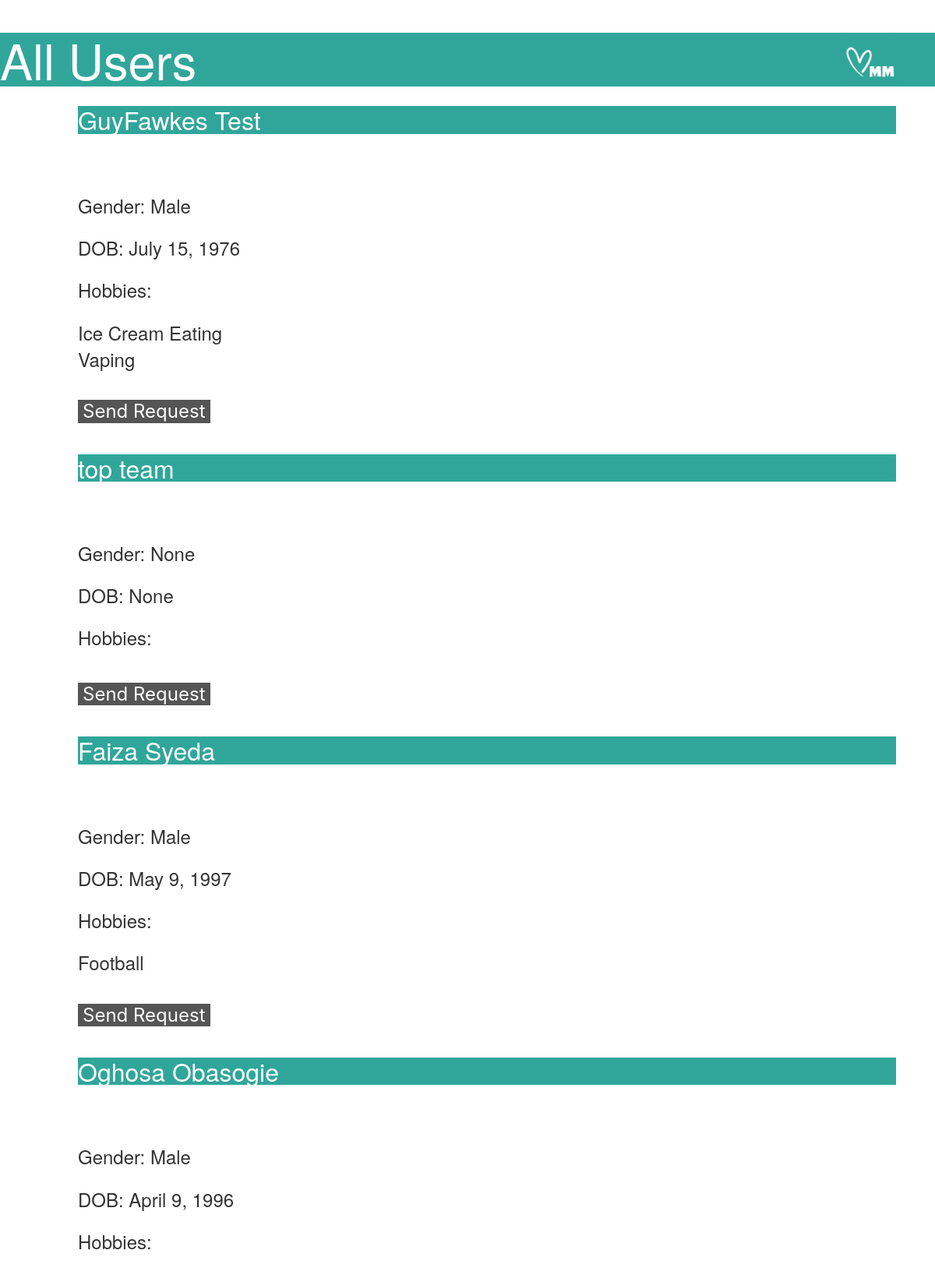
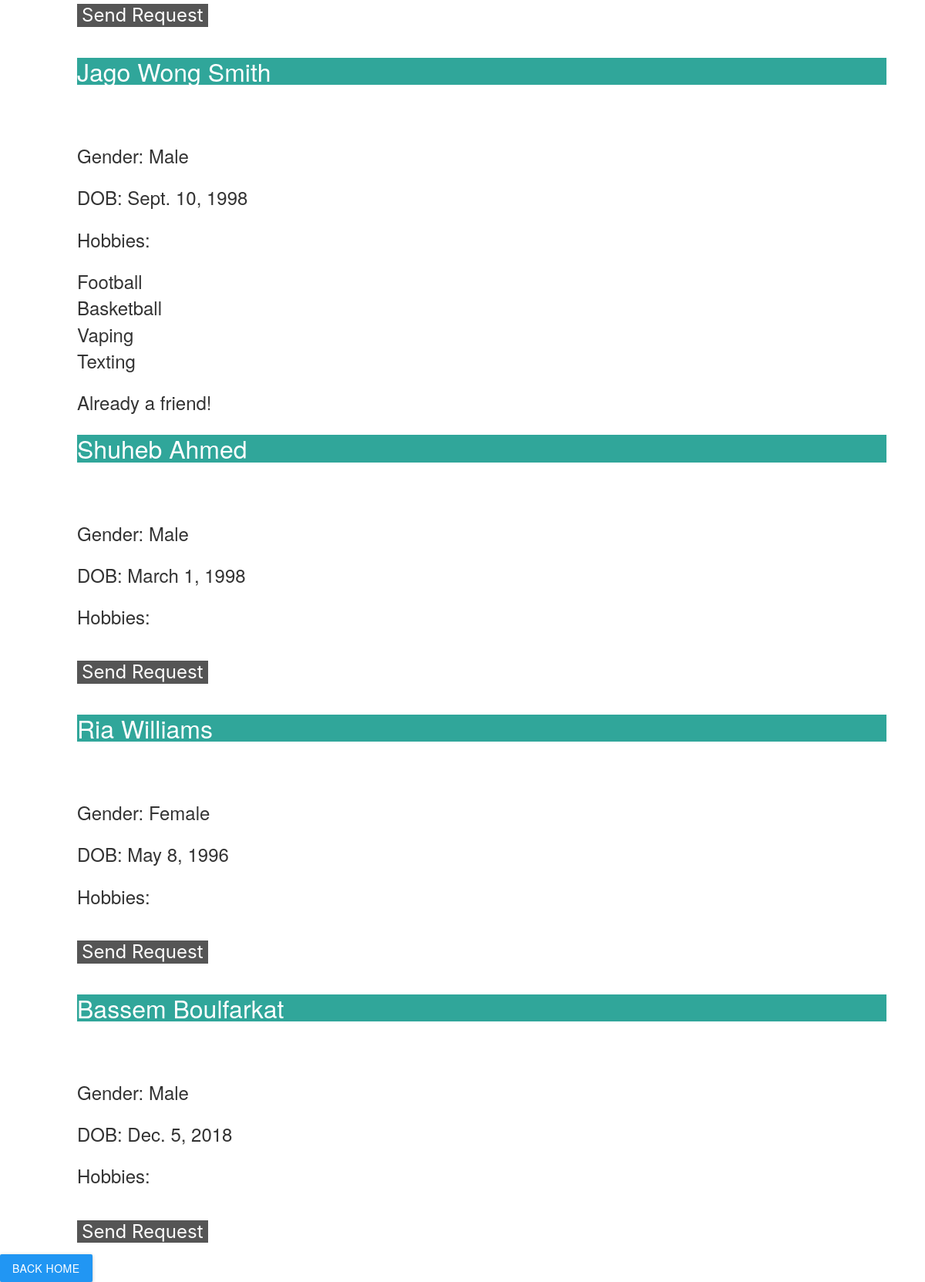
Page /all-users (signed in) on the committed database (2 pictures, top to bottom).
### mainapp/models.py (models this page shows, shortened)
class User(AbstractBaseUser, PermissionsMixin):
    GENDERS = (
        ("Male", "Male"),
        ("Female", "Female"),
        ("Other", "Other")
    )
    username = models.CharField('username', unique=True, max_length=30)
    first_name = models.CharField('first name', max_length=30, blank=True)
    last_name = models.CharField('last name', max_length=30, blank=True)
    email = models.EmailField('email address', unique=True, blank=True)
    is_active = models.BooleanField('active', default=True)
    is_staff = models.BooleanField('staff', default=False)
    dp = models.ImageField(upload_to='display_pictures/', null=True, blank=True)
    dob = models.DateField('Date of Birth', blank=True, null=True)
    gender = models.CharField('Gender', max_length=30, choices=GENDERS, null=True)
    hobbies = models.ManyToManyField(Hobby, blank=True, related_name="users")
    friends = models.ManyToManyField("self")
    objects = UserManager()
    USERNAME_FIELD = 'username'  # Necessary for IDing necessary Field
    REQUIRED_FIELDS = ['first_name', 'last_name']  # List of field names that will be prompted when creating superuser.
    class Meta:
        verbose_name = 'user'
        verbose_name_plural = 'users'
    def get_full_name(self):
        full_name = '%s %s' % (self.first_name, self.last_name)
        return full_name.strip()

class Hobby(models.Model):
    TYPES = (
        ("Indoor", "Indoor"),
        ("Outdoor", "Outdoor"),
        ("Collection", "Collection"),
        ("Competitive", "Competitive"),
    )
    name = models.CharField('Hobby Name', max_length=255, blank=False, unique=True)
    type = models.CharField('Hobby Type', max_length=30, blank=False, choices=TYPES)

### mainapp/views.py (the view)
# urls.py: path('all-users', main_v.see_all, name='see-all'),
@login_required(login_url='login')
def see_all(request):
    user: User = request.user  # using type-hinting to force PyCharm to give template variable hints.
    return render(request, 'mainapp/all_user_view.html',
                  context={'user': user, 'users': User.objects.all(), 'title': "All users"})

### templates/mainapp/all_user_view.html (shortened to what this page needs)
{% extends 'base.html' %}
{% load static %}
{% block css_section %}
    <link rel="stylesheet" href="static/css/allusers.css">
{% endblock %}
{% block main_content_section %}
    <h1>  <img src = static/images/logo.png alt="logo1" style="float:right;height:69px;width:130px;"> All Users </h1>
    <div id="all_users">
        {% for u in users %}
            {% if u.username != user.username %}
                <div>
                    <h2>{{ u.get_full_name }}</h2>
                    <p>Gender: {{ u.gender }}</p>
                    <p>DOB: {{ u.dob }}</p>
                    <p>Hobbies: </p>
                    <ul>
                        {% for hobby in u.hobbies.all %}
                            <li>{{ hobby.name }}</li>
                        {% endfor %}
                    </ul>
                {% if u not in user.friends.all %}
                    <button type="button" id="Send_req_{{ u.id }}" onclick="send_request({{ u.id }})">Send Request</button>
                    {% else %}
                    <p>Already a friend!</p>
                {% endif %}
                </div>
            {% endif %}
        {% endfor %}
        <a class="btn waves-effect waves-light blue edit-btn" type="button" id="home" href="{% url 'home' %}">Back Home</a>
    </div>
{% endblock %}

### static/css/allusers.css (style rules this page uses)
h1 { background-color:#30a69a; color: #FFFFFF; }
h2 { background-color: #30a69a; color: #FFFFFF; border: 1px #30a69a; margin: 25px 50px 75px 100px; font-size: xx-large; }
p { font-size: x-large; border: 1px; margin: 20px 50px 15px 100px; }
ul { font-size: x-large; border: 1px; margin: 20px 50px 15px 100px; }
button { font-size: x-large; border: 1px; margin: 20px 50px 15px 100px; background-color: #555555; color:white; }

### rows in the picture
User: get_full_name "GuyFawkes Test", gender "Male", dob "July 15, 1976"
Hobby: name "Ice Cream Eating"
Hobby: name "Vaping"
User: get_full_name "top team", gender "None", dob "None"
User: get_full_name "Faiza Syeda", gender "Male", dob "May 9, 1997"
Hobby: name "Football"
User: get_full_name "Oghosa Obasogie", gender "Male", dob "April 9, 1996"
User: get_full_name "Jago Wong Smith", gender "Male", dob "Sept. 10, 1998", shows "Already a friend!"
Hobby: name "Basketball"
Hobby: name "Texting"
User: get_full_name "Shuheb Ahmed", gender "Male", dob "March 1, 1998"
User: get_full_name "Ria Williams", gender "Female", dob "May 8, 1996"
User: get_full_name "Bassem Boulfarkat", gender "Male", dob "Dec. 5, 2018"
